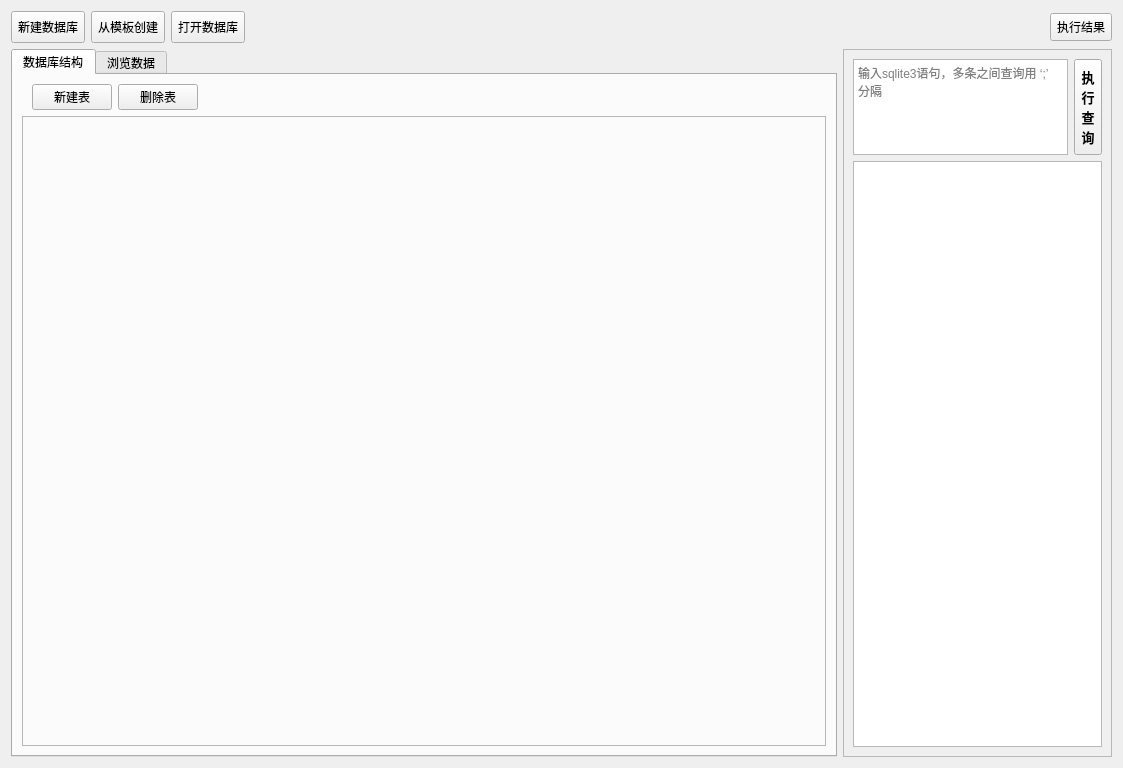
<?xml version="1.0" encoding="UTF-8"?>
<ui version="4.0">
 <class>Form</class>
 <widget class="QWidget" name="Form">
  <property name="geometry">
   <rect>
    <x>0</x>
    <y>0</y>
    <width>1123</width>
    <height>768</height>
   </rect>
  </property>
  <property name="minimumSize">
   <size>
    <width>0</width>
    <height>0</height>
   </size>
  </property>
  <property name="windowTitle">
   <string/>
  </property>
  <property name="autoFillBackground">
   <bool>false</bool>
  </property>
  <layout class="QVBoxLayout" name="verticalLayout_2">
   <item>
    <layout class="QHBoxLayout" name="horizontalLayout">
     <item>
      <widget class="QToolButton" name="tb_create_database">
       <property name="minimumSize">
        <size>
         <width>32</width>
         <height>32</height>
        </size>
       </property>
       <property name="toolTip">
        <string>&lt;html&gt;&lt;head/&gt;&lt;body&gt;&lt;p&gt;新建数据库&lt;/p&gt;&lt;/body&gt;&lt;/html&gt;</string>
       </property>
       <property name="text">
        <string>新建数据库</string>
       </property>
       <property name="icon">
        <iconset resource="DLXJResources.qrc">
         <normaloff>:/assets/icon/connect_db.PNG</normaloff>:/assets/icon/connect_db.PNG</iconset>
       </property>
       <property name="iconSize">
        <size>
         <width>22</width>
         <height>22</height>
        </size>
       </property>
      </widget>
     </item>
     <item>
      <widget class="QToolButton" name="tb_create_db_with_template">
       <property name="minimumSize">
        <size>
         <width>32</width>
         <height>32</height>
        </size>
       </property>
       <property name="toolTip">
        <string>&lt;html&gt;&lt;head/&gt;&lt;body&gt;&lt;p&gt;从模板创建空数据库&lt;/p&gt;&lt;/body&gt;&lt;/html&gt;</string>
       </property>
       <property name="text">
        <string>从模板创建</string>
       </property>
       <property name="icon">
        <iconset resource="DLXJResources.qrc">
         <normaloff>:/assets/icon/template.png</normaloff>:/assets/icon/template.png</iconset>
       </property>
       <property name="iconSize">
        <size>
         <width>20</width>
         <height>20</height>
        </size>
       </property>
      </widget>
     </item>
     <item>
      <widget class="QToolButton" name="tb_open_database">
       <property name="minimumSize">
        <size>
         <width>32</width>
         <height>32</height>
        </size>
       </property>
       <property name="toolTip">
        <string>打开数据库</string>
       </property>
       <property name="text">
        <string>打开数据库</string>
       </property>
       <property name="icon">
        <iconset resource="DLXJResources.qrc">
         <normaloff>:/assets/icon/edit_db.PNG</normaloff>:/assets/icon/edit_db.PNG</iconset>
       </property>
       <property name="iconSize">
        <size>
         <width>22</width>
         <height>22</height>
        </size>
       </property>
      </widget>
     </item>
     <item>
      <spacer name="horizontalSpacer">
       <property name="orientation">
        <enum>Qt::Horizontal</enum>
       </property>
       <property name="sizeType">
        <enum>QSizePolicy::Expanding</enum>
       </property>
       <property name="sizeHint" stdset="0">
        <size>
         <width>192</width>
         <height>20</height>
        </size>
       </property>
      </spacer>
     </item>
     <item>
      <widget class="QToolButton" name="tb_show_result">
       <property name="minimumSize">
        <size>
         <width>28</width>
         <height>28</height>
        </size>
       </property>
       <property name="toolTip">
        <string>&lt;html&gt;&lt;head/&gt;&lt;body&gt;&lt;p&gt;执行结果&lt;/p&gt;&lt;/body&gt;&lt;/html&gt;</string>
       </property>
       <property name="text">
        <string>执行结果</string>
       </property>
       <property name="icon">
        <iconset resource="DLXJResources.qrc">
         <normaloff>:/assets/icon/result.png</normaloff>:/assets/icon/result.png</iconset>
       </property>
       <property name="iconSize">
        <size>
         <width>24</width>
         <height>24</height>
        </size>
       </property>
      </widget>
     </item>
    </layout>
   </item>
   <item>
    <layout class="QHBoxLayout" name="horizontalLayout_4">
     <item>
      <widget class="QTabWidget" name="tabWidget">
       <property name="sizePolicy">
        <sizepolicy hsizetype="Expanding" vsizetype="Expanding">
         <horstretch>0</horstretch>
         <verstretch>0</verstretch>
        </sizepolicy>
       </property>
       <property name="currentIndex">
        <number>0</number>
       </property>
       <widget class="QWidget" name="tab">
        <attribute name="title">
         <string>数据库结构</string>
        </attribute>
        <layout class="QVBoxLayout" name="verticalLayout_4">
         <item>
          <layout class="QHBoxLayout" name="horizontalLayout_8">
           <item>
            <spacer name="horizontalSpacer_10">
             <property name="orientation">
              <enum>Qt::Horizontal</enum>
             </property>
             <property name="sizeType">
              <enum>QSizePolicy::Fixed</enum>
             </property>
             <property name="sizeHint" stdset="0">
              <size>
               <width>10</width>
               <height>20</height>
              </size>
             </property>
            </spacer>
           </item>
           <item>
            <widget class="QPushButton" name="pushButton">
             <property name="toolTip">
              <string>&lt;html&gt;&lt;head/&gt;&lt;body&gt;&lt;p&gt;新建表&lt;/p&gt;&lt;/body&gt;&lt;/html&gt;</string>
             </property>
             <property name="text">
              <string>新建表</string>
             </property>
            </widget>
           </item>
           <item>
            <widget class="QPushButton" name="pushButton_2">
             <property name="toolTip">
              <string>&lt;html&gt;&lt;head/&gt;&lt;body&gt;&lt;p&gt;删除表&lt;/p&gt;&lt;/body&gt;&lt;/html&gt;</string>
             </property>
             <property name="text">
              <string>删除表</string>
             </property>
            </widget>
           </item>
           <item>
            <spacer name="horizontalSpacer_9">
             <property name="orientation">
              <enum>Qt::Horizontal</enum>
             </property>
             <property name="sizeHint" stdset="0">
              <size>
               <width>40</width>
               <height>20</height>
              </size>
             </property>
            </spacer>
           </item>
           <item>
            <spacer name="horizontalSpacer_11">
             <property name="orientation">
              <enum>Qt::Horizontal</enum>
             </property>
             <property name="sizeType">
              <enum>QSizePolicy::Fixed</enum>
             </property>
             <property name="sizeHint" stdset="0">
              <size>
               <width>10</width>
               <height>20</height>
              </size>
             </property>
            </spacer>
           </item>
          </layout>
         </item>
         <item>
          <widget class="QFrame" name="frame_2">
           <property name="sizePolicy">
            <sizepolicy hsizetype="Expanding" vsizetype="Expanding">
             <horstretch>0</horstretch>
             <verstretch>0</verstretch>
            </sizepolicy>
           </property>
           <property name="frameShape">
            <enum>QFrame::StyledPanel</enum>
           </property>
           <property name="frameShadow">
            <enum>QFrame::Raised</enum>
           </property>
           <layout class="QHBoxLayout" name="horizontalLayout_9">
            <item>
             <layout class="QVBoxLayout" name="vl_db_framework"/>
            </item>
           </layout>
          </widget>
         </item>
        </layout>
       </widget>
       <widget class="QWidget" name="tab_2">
        <attribute name="title">
         <string>浏览数据</string>
        </attribute>
        <layout class="QVBoxLayout" name="verticalLayout_3">
         <item>
          <layout class="QHBoxLayout" name="horizontalLayout_2">
           <item>
            <spacer name="horizontalSpacer_4">
             <property name="orientation">
              <enum>Qt::Horizontal</enum>
             </property>
             <property name="sizeType">
              <enum>QSizePolicy::Fixed</enum>
             </property>
             <property name="sizeHint" stdset="0">
              <size>
               <width>10</width>
               <height>20</height>
              </size>
             </property>
            </spacer>
           </item>
           <item>
            <widget class="QLabel" name="label_2">
             <property name="text">
              <string>&lt;html&gt;&lt;head/&gt;&lt;body&gt;&lt;p&gt;表名:&lt;/p&gt;&lt;/body&gt;&lt;/html&gt;</string>
             </property>
            </widget>
           </item>
           <item>
            <widget class="QComboBox" name="cb_table_name">
             <property name="sizePolicy">
              <sizepolicy hsizetype="Fixed" vsizetype="Fixed">
               <horstretch>0</horstretch>
               <verstretch>0</verstretch>
              </sizepolicy>
             </property>
             <property name="minimumSize">
              <size>
               <width>192</width>
               <height>0</height>
              </size>
             </property>
            </widget>
           </item>
           <item>
            <spacer name="horizontalSpacer_2">
             <property name="orientation">
              <enum>Qt::Horizontal</enum>
             </property>
             <property name="sizeHint" stdset="0">
              <size>
               <width>40</width>
               <height>20</height>
              </size>
             </property>
            </spacer>
           </item>
           <item>
            <widget class="QLineEdit" name="le_search">
             <property name="sizePolicy">
              <sizepolicy hsizetype="Fixed" vsizetype="Fixed">
               <horstretch>0</horstretch>
               <verstretch>0</verstretch>
              </sizepolicy>
             </property>
             <property name="minimumSize">
              <size>
               <width>256</width>
               <height>22</height>
              </size>
             </property>
            </widget>
           </item>
           <item>
            <widget class="QToolButton" name="tb_search">
             <property name="minimumSize">
              <size>
               <width>28</width>
               <height>28</height>
              </size>
             </property>
             <property name="toolTip">
              <string>&lt;html&gt;&lt;head/&gt;&lt;body&gt;&lt;p&gt;查询记录&lt;/p&gt;&lt;/body&gt;&lt;/html&gt;</string>
             </property>
             <property name="text">
              <string>查询记录</string>
             </property>
             <property name="icon">
              <iconset resource="DLXJResources.qrc">
               <normaloff>:/assets/icon/search.png</normaloff>:/assets/icon/search.png</iconset>
             </property>
            </widget>
           </item>
           <item>
            <spacer name="horizontalSpacer_8">
             <property name="orientation">
              <enum>Qt::Horizontal</enum>
             </property>
             <property name="sizeHint" stdset="0">
              <size>
               <width>40</width>
               <height>20</height>
              </size>
             </property>
            </spacer>
           </item>
           <item>
            <widget class="QToolButton" name="tb_refresh">
             <property name="minimumSize">
              <size>
               <width>28</width>
               <height>28</height>
              </size>
             </property>
             <property name="toolTip">
              <string>&lt;html&gt;&lt;head/&gt;&lt;body&gt;&lt;p&gt;刷新&lt;/p&gt;&lt;/body&gt;&lt;/html&gt;</string>
             </property>
             <property name="text">
              <string>刷新</string>
             </property>
             <property name="icon">
              <iconset resource="DLXJResources.qrc">
               <normaloff>:/assets/icon/refresh.png</normaloff>:/assets/icon/refresh.png</iconset>
             </property>
            </widget>
           </item>
           <item>
            <widget class="QToolButton" name="tb_cancel_modified">
             <property name="minimumSize">
              <size>
               <width>28</width>
               <height>28</height>
              </size>
             </property>
             <property name="toolTip">
              <string>&lt;html&gt;&lt;head/&gt;&lt;body&gt;&lt;p&gt;放弃修改&lt;/p&gt;&lt;/body&gt;&lt;/html&gt;</string>
             </property>
             <property name="text">
              <string>放弃修改</string>
             </property>
             <property name="icon">
              <iconset resource="DLXJResources.qrc">
               <normaloff>:/assets/icon/undo_modified.png</normaloff>:/assets/icon/undo_modified.png</iconset>
             </property>
             <property name="iconSize">
              <size>
               <width>18</width>
               <height>18</height>
              </size>
             </property>
            </widget>
           </item>
           <item>
            <widget class="QToolButton" name="tb_save">
             <property name="minimumSize">
              <size>
               <width>28</width>
               <height>28</height>
              </size>
             </property>
             <property name="toolTip">
              <string>&lt;html&gt;&lt;head/&gt;&lt;body&gt;&lt;p&gt;保存当前表&lt;/p&gt;&lt;/body&gt;&lt;/html&gt;</string>
             </property>
             <property name="text">
              <string>刷新</string>
             </property>
             <property name="icon">
              <iconset resource="DLXJResources.qrc">
               <normaloff>:/assets/icon/write_modified.png</normaloff>:/assets/icon/write_modified.png</iconset>
             </property>
             <property name="iconSize">
              <size>
               <width>16</width>
               <height>16</height>
              </size>
             </property>
            </widget>
           </item>
           <item>
            <widget class="QToolButton" name="tb_export_csv">
             <property name="minimumSize">
              <size>
               <width>28</width>
               <height>28</height>
              </size>
             </property>
             <property name="maximumSize">
              <size>
               <width>28</width>
               <height>28</height>
              </size>
             </property>
             <property name="toolTip">
              <string>&lt;html&gt;&lt;head/&gt;&lt;body&gt;&lt;p&gt;导出当前表到CSV&lt;/p&gt;&lt;/body&gt;&lt;/html&gt;</string>
             </property>
             <property name="text">
              <string>导出当前表到CSV</string>
             </property>
             <property name="icon">
              <iconset resource="DLXJResources.qrc">
               <normaloff>:/assets/icon/CSV.png</normaloff>:/assets/icon/CSV.png</iconset>
             </property>
             <property name="iconSize">
              <size>
               <width>26</width>
               <height>24</height>
              </size>
             </property>
            </widget>
           </item>
           <item>
            <spacer name="horizontalSpacer_3">
             <property name="orientation">
              <enum>Qt::Horizontal</enum>
             </property>
             <property name="sizeType">
              <enum>QSizePolicy::Fixed</enum>
             </property>
             <property name="sizeHint" stdset="0">
              <size>
               <width>10</width>
               <height>20</height>
              </size>
             </property>
            </spacer>
           </item>
          </layout>
         </item>
         <item>
          <widget class="QFrame" name="frame">
           <property name="sizePolicy">
            <sizepolicy hsizetype="Expanding" vsizetype="Expanding">
             <horstretch>0</horstretch>
             <verstretch>0</verstretch>
            </sizepolicy>
           </property>
           <property name="frameShape">
            <enum>QFrame::StyledPanel</enum>
           </property>
           <property name="frameShadow">
            <enum>QFrame::Raised</enum>
           </property>
           <layout class="QHBoxLayout" name="horizontalLayout_3">
            <item>
             <layout class="QVBoxLayout" name="vl_table_view"/>
            </item>
           </layout>
          </widget>
         </item>
         <item>
          <layout class="QHBoxLayout" name="horizontalLayout_7">
           <item>
            <spacer name="horizontalSpacer_5">
             <property name="orientation">
              <enum>Qt::Horizontal</enum>
             </property>
             <property name="sizeType">
              <enum>QSizePolicy::Fixed</enum>
             </property>
             <property name="sizeHint" stdset="0">
              <size>
               <width>10</width>
               <height>20</height>
              </size>
             </property>
            </spacer>
           </item>
           <item>
            <widget class="QLabel" name="label_3">
             <property name="sizePolicy">
              <sizepolicy hsizetype="Fixed" vsizetype="Fixed">
               <horstretch>0</horstretch>
               <verstretch>0</verstretch>
              </sizepolicy>
             </property>
             <property name="minimumSize">
              <size>
               <width>48</width>
               <height>22</height>
              </size>
             </property>
             <property name="maximumSize">
              <size>
               <width>48</width>
               <height>22</height>
              </size>
             </property>
             <property name="text">
              <string>每页显示</string>
             </property>
            </widget>
           </item>
           <item>
            <widget class="QSpinBox" name="sb_num_per_page">
             <property name="maximum">
              <number>999</number>
             </property>
             <property name="value">
              <number>0</number>
             </property>
            </widget>
           </item>
           <item>
            <widget class="QLabel" name="label_4">
             <property name="sizePolicy">
              <sizepolicy hsizetype="Fixed" vsizetype="Fixed">
               <horstretch>0</horstretch>
               <verstretch>0</verstretch>
              </sizepolicy>
             </property>
             <property name="minimumSize">
              <size>
               <width>60</width>
               <height>22</height>
              </size>
             </property>
             <property name="maximumSize">
              <size>
               <width>60</width>
               <height>22</height>
              </size>
             </property>
             <property name="text">
              <string>&lt;html&gt;&lt;head/&gt;&lt;body&gt;&lt;p&gt;条记录，第&lt;/p&gt;&lt;/body&gt;&lt;/html&gt;</string>
             </property>
            </widget>
           </item>
           <item>
            <widget class="QLabel" name="lbl_cur_page_num">
             <property name="text">
              <string>&lt;html&gt;&lt;head/&gt;&lt;body&gt;&lt;p&gt;0&lt;/p&gt;&lt;/body&gt;&lt;/html&gt;</string>
             </property>
            </widget>
           </item>
           <item>
            <widget class="QLabel" name="label_5">
             <property name="minimumSize">
              <size>
               <width>36</width>
               <height>22</height>
              </size>
             </property>
             <property name="maximumSize">
              <size>
               <width>36</width>
               <height>22</height>
              </size>
             </property>
             <property name="text">
              <string>&lt;html&gt;&lt;head/&gt;&lt;body&gt;&lt;p&gt;页，共&lt;/p&gt;&lt;/body&gt;&lt;/html&gt;</string>
             </property>
            </widget>
           </item>
           <item>
            <widget class="QLabel" name="lbl_total_page_count">
             <property name="text">
              <string>&lt;html&gt;&lt;head/&gt;&lt;body&gt;&lt;p&gt;0&lt;/p&gt;&lt;/body&gt;&lt;/html&gt;</string>
             </property>
            </widget>
           </item>
           <item>
            <widget class="QLabel" name="label_6">
             <property name="sizePolicy">
              <sizepolicy hsizetype="Fixed" vsizetype="Fixed">
               <horstretch>0</horstretch>
               <verstretch>0</verstretch>
              </sizepolicy>
             </property>
             <property name="text">
              <string>页</string>
             </property>
            </widget>
           </item>
           <item>
            <spacer name="horizontalSpacer_6">
             <property name="orientation">
              <enum>Qt::Horizontal</enum>
             </property>
             <property name="sizeHint" stdset="0">
              <size>
               <width>40</width>
               <height>20</height>
              </size>
             </property>
            </spacer>
           </item>
           <item>
            <widget class="QPushButton" name="pb_previsous">
             <property name="sizePolicy">
              <sizepolicy hsizetype="Fixed" vsizetype="Fixed">
               <horstretch>0</horstretch>
               <verstretch>0</verstretch>
              </sizepolicy>
             </property>
             <property name="maximumSize">
              <size>
               <width>50</width>
               <height>22</height>
              </size>
             </property>
             <property name="toolTip">
              <string>上一页</string>
             </property>
             <property name="text">
              <string>上一页</string>
             </property>
            </widget>
           </item>
           <item>
            <widget class="QPushButton" name="pb_next">
             <property name="minimumSize">
              <size>
               <width>50</width>
               <height>22</height>
              </size>
             </property>
             <property name="maximumSize">
              <size>
               <width>50</width>
               <height>22</height>
              </size>
             </property>
             <property name="toolTip">
              <string>下一页</string>
             </property>
             <property name="text">
              <string>下一页</string>
             </property>
            </widget>
           </item>
           <item>
            <widget class="QLabel" name="label_9">
             <property name="text">
              <string>&lt;html&gt;&lt;head/&gt;&lt;body&gt;&lt;p&gt;跳转到&lt;/p&gt;&lt;/body&gt;&lt;/html&gt;</string>
             </property>
            </widget>
           </item>
           <item>
            <widget class="QSpinBox" name="sb_skip_to_num"/>
           </item>
           <item>
            <widget class="QPushButton" name="pb_skip">
             <property name="maximumSize">
              <size>
               <width>32</width>
               <height>22</height>
              </size>
             </property>
             <property name="toolTip">
              <string>跳转</string>
             </property>
             <property name="text">
              <string>GO</string>
             </property>
            </widget>
           </item>
           <item>
            <spacer name="horizontalSpacer_7">
             <property name="orientation">
              <enum>Qt::Horizontal</enum>
             </property>
             <property name="sizeType">
              <enum>QSizePolicy::Fixed</enum>
             </property>
             <property name="sizeHint" stdset="0">
              <size>
               <width>10</width>
               <height>20</height>
              </size>
             </property>
            </spacer>
           </item>
          </layout>
         </item>
        </layout>
       </widget>
      </widget>
     </item>
     <item>
      <widget class="QFrame" name="frame_sql_query">
       <property name="sizePolicy">
        <sizepolicy hsizetype="Preferred" vsizetype="Preferred">
         <horstretch>0</horstretch>
         <verstretch>0</verstretch>
        </sizepolicy>
       </property>
       <property name="minimumSize">
        <size>
         <width>60</width>
         <height>0</height>
        </size>
       </property>
       <property name="frameShape">
        <enum>QFrame::StyledPanel</enum>
       </property>
       <property name="frameShadow">
        <enum>QFrame::Raised</enum>
       </property>
       <layout class="QHBoxLayout" name="horizontalLayout_6">
        <item>
         <layout class="QVBoxLayout" name="verticalLayout">
          <item>
           <layout class="QHBoxLayout" name="horizontalLayout_5">
            <item>
             <widget class="QTextEdit" name="te_sql_query_input">
              <property name="sizePolicy">
               <sizepolicy hsizetype="Preferred" vsizetype="Fixed">
                <horstretch>0</horstretch>
                <verstretch>0</verstretch>
               </sizepolicy>
              </property>
              <property name="minimumSize">
               <size>
                <width>0</width>
                <height>96</height>
               </size>
              </property>
              <property name="maximumSize">
               <size>
                <width>16777215</width>
                <height>96</height>
               </size>
              </property>
              <property name="placeholderText">
               <string>输入sqlite3语句，多条之间查询用 ‘;’ 分隔</string>
              </property>
             </widget>
            </item>
            <item>
             <widget class="QToolButton" name="tb_execute_sql_query">
              <property name="minimumSize">
               <size>
                <width>28</width>
                <height>96</height>
               </size>
              </property>
              <property name="maximumSize">
               <size>
                <width>28</width>
                <height>96</height>
               </size>
              </property>
              <property name="font">
               <font>
                <pointsize>10</pointsize>
                <bold>true</bold>
               </font>
              </property>
              <property name="toolTip">
               <string>&lt;html&gt;&lt;head/&gt;&lt;body&gt;&lt;p&gt;执行sqlite3语句&lt;/p&gt;&lt;/body&gt;&lt;/html&gt;</string>
              </property>
              <property name="text">
               <string>执
行
查
询</string>
              </property>
              <property name="icon">
               <iconset resource="DLXJResources.qrc">
                <normaloff>:/assets/icon/SQL.png</normaloff>:/assets/icon/SQL.png</iconset>
              </property>
              <property name="iconSize">
               <size>
                <width>20</width>
                <height>20</height>
               </size>
              </property>
              <property name="toolButtonStyle">
               <enum>Qt::ToolButtonTextUnderIcon</enum>
              </property>
             </widget>
            </item>
           </layout>
          </item>
          <item>
           <widget class="QTextBrowser" name="txtb_show_result">
            <property name="sizePolicy">
             <sizepolicy hsizetype="Preferred" vsizetype="Expanding">
              <horstretch>0</horstretch>
              <verstretch>0</verstretch>
             </sizepolicy>
            </property>
           </widget>
          </item>
         </layout>
        </item>
       </layout>
      </widget>
     </item>
    </layout>
   </item>
  </layout>
 </widget>
 <resources>
  <include location="DLXJResources.qrc"/>
 </resources>
 <connections/>
</ui>
